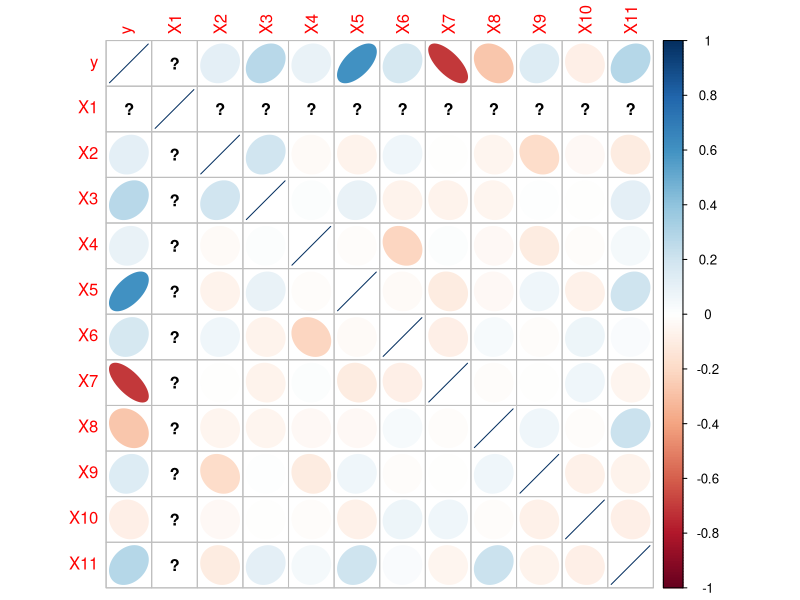
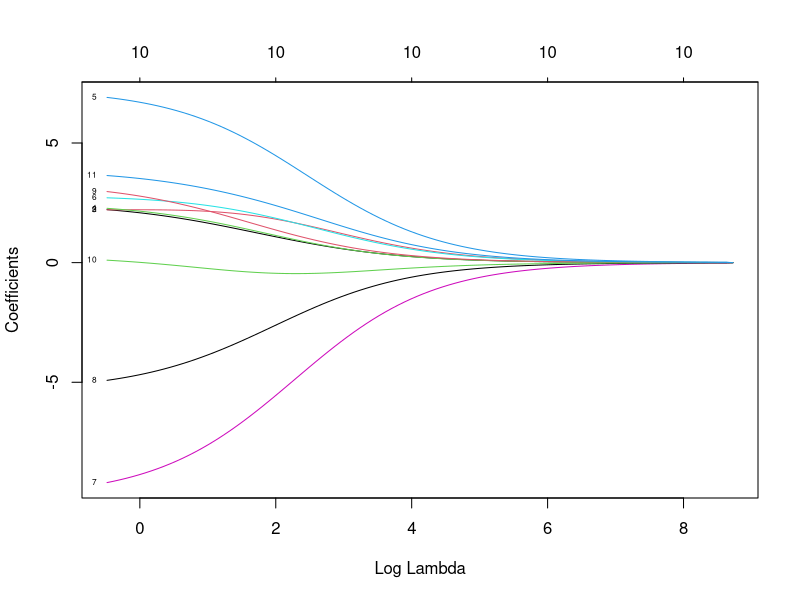
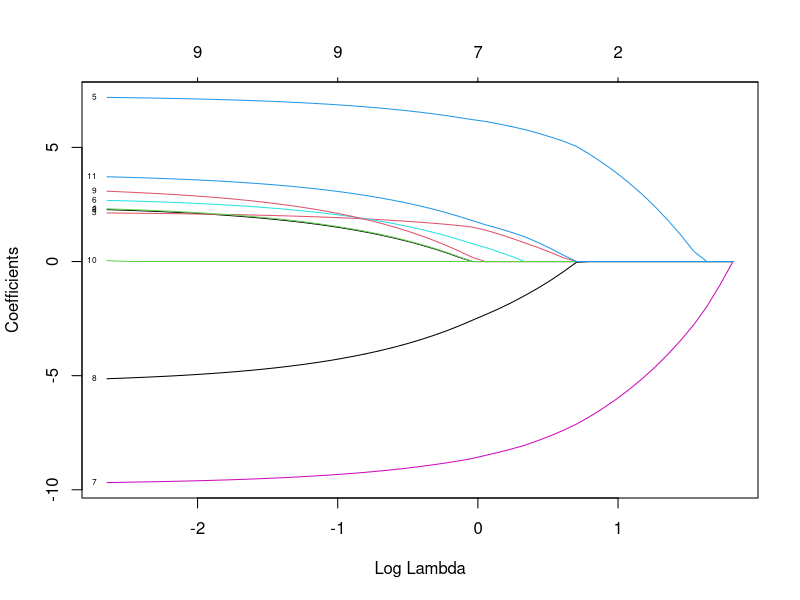

Write the R code that produced these figures, in order. (Note: this script raises an error after producing the figures.)
################################################################################
## Project: Advanced Regression and Prediction
##
## Script for Option 1: Compare the performance of different regularization 
## procedures through a simulation study, constructing an error measure.
##
## Authors:
##  - Díaz-Plaza Cabrera, Miguel
##  - Levenfeld Sabau, Gabriela
################################################################################


# Load required libraries ------------------------------------------------------
library(glmnet)
library(caret)

# Set up all parameters used ---------------------------------------------------
set.seed(1234) # for reproducibility
n <- 100 # number of observations
p <- 10 # number of predictors


# Synthetic data generation ----------------------------------------------------
# 1. Generate random values for the betas (as uniform integers in [-10,10])
beta_coef <- runif(p+1, min = -10, max = 10) # Include beta_0 for the intercept

print('Values of the beta coefficients:')
for (i in 1:(p+1)){
  print(beta_coef[i])
}

## Scenario 1 ------------------------------------------------------------------
# 2. Generating Feature Matrix

# Each element is drawn independently:
# No correlation between variables, X
# Follows a Normal distribution (0, 1)
mu_X <- 0; sigma_X <- 0.5
X_0 <- matrix(rep(1, n), ncol = 1)
X_1 <- matrix(rnorm(n*p, mean = mu_X, sd = sigma_X), ncol = p)
X <- cbind(X_0, X_1)

# To introduce correlation between predictors
#X <- mvrnorm(n, mu = rep(0, p), Sigma = Sigma)

# 3. Creating Linear Relationship
y_lin <- X %*% beta_coef

# 4. Introducing Random Error (Noise)
rand_error <- stats::rnorm(n, mean = 0, sd = 0.1)
y <- y_lin + rand_error

# 5. Final Outputs
data1 <- data.frame(y = y, X)


## Preparing the dataset --------------------------------------------------------

mcor <- cor(data1)
mcor
abs(mcor)>0.8
corrplot::corrplot(mcor, method = "ellipse")

index <- floor(0.8*nrow(data1))
sample_train <- sample(1:nrow(data1), index)
sample_test <- (1:nrow(data1))[-sample_train]

train <- data1[sample_train,]
test <- data1[sample_test,]

y_train <- train$y
y_test <- test$y

x_train <- subset(train, select = -c(y))
x_train <- as.matrix(x_train)
x_test <- subset(test, select = -c(y))
x_test <- as.matrix(x_test)

## OLS ---------------------
ols <- lm(y ~ ., data = train)

## Ridge regression ------------------
ridge_mod1 <- glmnet(x_train, y_train, alpha =0)#[,-1]#We exclude the intercept.
#ridge1 <- cv.glmnet(x=x, y=y, alpha = 0, lambda = lambdaGrid, nfolds = 10)

plot(ridge_mod1,  label = TRUE , xvar = "lambda")

# 10-fold cross-validation. Change the seed for a different result
kcvRidge <- cv.glmnet(x=x_train, y=y_train, alpha=0, nfolds=10)

## Lasso regression ------------------
lassoMod <- glmnet(x=x_train, y=y_train, alpha = 1)
plot(lassoMod, xvar = "lambda", label = TRUE)
modLassoCV <- kcvLasso$glmnet.fit
kcvLasso <- cv.glmnet(x=x_train, y=y_train, alpha= 1, nfolds=10)

## Elastic Net regression ------------------
system.time(elasticnet <- caret::train(x_train, y_train, method = "glmnet",
                                  preProc = c("zv", "center", "scale"),
                                  trControl = trainControl(method = "cv", number = 10),
                                  tuneLength = 10))
elasticnet


#Selects the LASSO
ggplot(elasticnet, highlight = TRUE)

## Predictions -----------------------------
predict(ridge_mod1, type = "coefficients")

newx=model.matrix(y~.,data=test)[,-1]

predRidge<- predict(ridge_mod1, newx = newx)#s=lambda.1SE
predLasso<- predict(kcvLasso, newx = newx)
predEnet<-predict(elasticnet,newx=newx)
predols<- predict(modOLSBIC, newdata =test)
#predBIC<- predict(ols, newdata = test)


accuracy <- function(pred, obs, na.rm = FALSE, 
                     tol = sqrt(.Machine$double.eps)) {
  err <- obs - pred     # Errores
  if(na.rm) {
    is.a <- !is.na(err)
    err <- err[is.a]
    obs <- obs[is.a]
  }  
  return(c(
    mep = mean(err),           # Mean error of prediction
    msep = mean(err^2), # Mean squared error of prediction
    maep = mean(abs(err))    # Mean absolute error of prediction
  ))
}


obs<-test$y
round(accuracy(predRidge, obs),2)
round(accuracy(predLasso, obs),2)
round(accuracy(predEnet, obs),2)
#round(accuracy(predBIC, obs),2)
